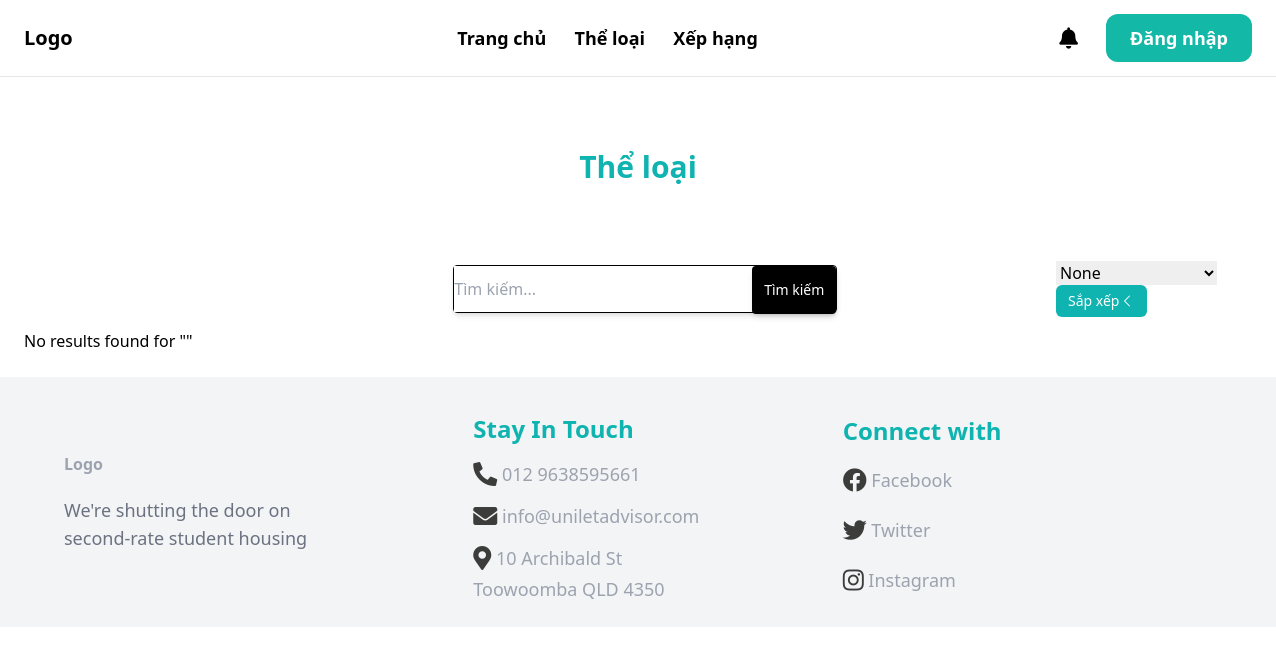
The page /boardgames/search/ on the database as committed earlier.
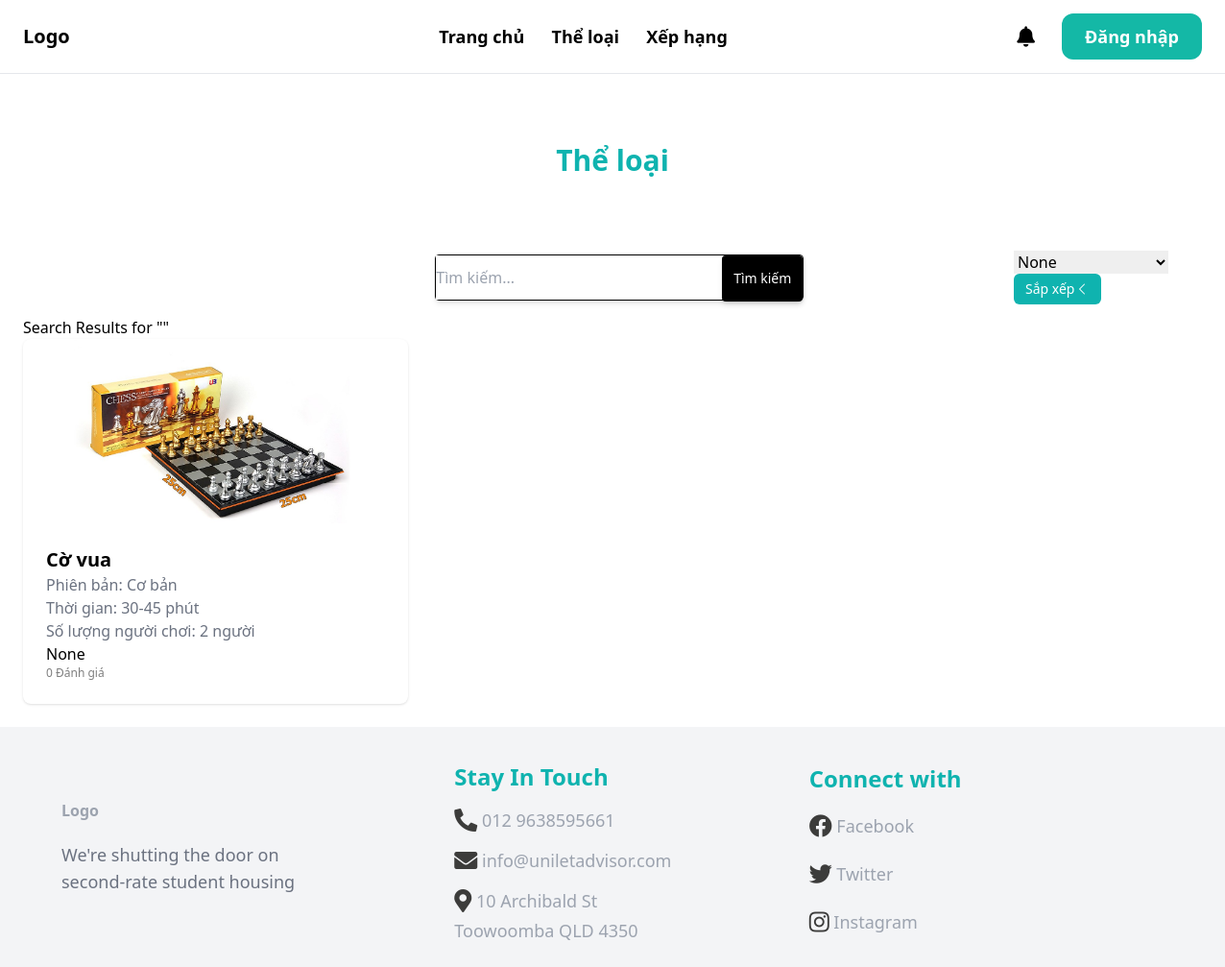
The same page on the database as committed later.
### boardgame/models.py (models this page shows, shortened)
class  Boardgame(models.Model):
    AGE_RATINGS = (
        ('G', 'Phổ biến'),
        ('7+', 'Trên 7 tuổi'),
        ('12+', 'Trên 12 tuổi'),
        ('16+', 'Trên 16 tuổi'),
        ('18+', 'Trên 18 tuổi'),
    )
    STATUS_BG = (
        ('out_of_stock', 'Boardgame này đã hết'),
        ('stocking', 'Boardgame này vẫn còn'),
    )
    bgid = ShortUUIDField(unique=True, primary_key=True, prefix="bg", alphabet='1234567890', length=2, max_length=6)
    user = models.ForeignKey(User, on_delete=models.SET_NULL, null=True)
    date = models.DateTimeField(default=timezone.now)
    category= models.ForeignKey(Category, on_delete=models.SET_NULL, null=True)
    version = models.ForeignKey(Version, on_delete=models.SET_NULL, null=True)
    title = models.CharField(max_length=100)
    image = models.ImageField(upload_to="user_directory_path")
    description = models.TextField(null=True, blank=True, default="This is the boardgame")
    rule = models.TextField(null=True, blank=True, default="This is rule for boardgame")
    age_rating = models.CharField(choices=AGE_RATINGS, max_length=5, default="G")
    people = models.IntegerField()
    play_time = models.IntegerField()
    price = models.DecimalField(max_digits=99999999999999, decimal_places=2)
    author = models.ForeignKey(Author, on_delete=models.SET_NULL, null=True, blank=True)
    producer = models.ForeignKey(Producer, on_delete=models.SET_NULL, null=True, blank=True)
    publication_year = models.IntegerField(default="2000")
    boardgame_status = models.CharField(choices=STATUS_BG, max_length=20, default="out_of_stock")
    in_stock = models.PositiveIntegerField(default=0)
    order = models.PositiveIntegerField(default=0)
    rental = models.PositiveIntegerField(default=0)
    total = models.PositiveIntegerField(default=0)
    class Meta:
        verbose_name_plural = "Boardgame"
    def get_average_rating(self):
        return self.reviews.aggregate(avg_rating=Avg('rating'))['avg_rating']

class Version(models.Model):
    title = models.CharField(max_length=100, default=None)
    vid = ShortUUIDField(unique=True, primary_key=True, prefix="ver", alphabet='1234567890', length=2, max_length=6)
    description = models.TextField(null=True, blank=True)
    class Meta:
        verbose_name_plural = 'Version'
    def __str__(self):
        return self.title

### boardgame/views.py (the view)
# urls.py: path('search/', views.search_view, name='search'),
def search_view(request):
    if request.method == 'GET':
        query = request.GET.get('query', '')
        sort_by = request.GET.get('sort_by', '')
        boardgames = search_boardgames(query)
        if sort_by:
            boardgames = sort_boardgames(boardgames, sort_by)
        context = {
            'boardgames': boardgames,
            'query': query,
            'sort_by': sort_by,
        }
        return render(request, 'boardgame/search.html', context)

### boardgame/views.py (called while the page is built)
def search_boardgames(query):
    boardgames = Boardgame.objects.filter(title__icontains=query)
    return boardgames

### templates/boardgame/search.html (shortened to what this page needs)
{% extends 'core/base.html' %}
{% block content %}
    <div class="text-center pt-12 text-3xl font-bold text-[#0FB3AF]">Thể loại</div>
    <h1 class="text-left pt-6 text-xl font-medium text-[#0FB3AF] px-48 pb-4">{{ category.name }}</h1>
    <div class="mt-6 ml-80 w-4/5 flex justify-around items-center">
        <div class="flex justify-center">
            <form action="{% url 'boardgame:search' %}" method="GET">
                <div class="mt-4 flex justify-between flex border border-black w-96 h-12 rounded mb-4 shadow-md ">
                    <input type="text" name="q" placeholder="Tìm kiếm...">
                    <button type="submit"
                        class="bg-black hover:bg-[#0FB3AFCC] rounded shadow-md  px-3 text-sm h-12 text-white">
                        Tìm kiếm
                    </button>
                </div>
            </form>
        </div>
        <div>
            <form action="{% url 'boardgame:search' %}" method="GET">
                <select name="sort_by" id="sort_by">
                  <option value="">None</option>
                </select>
                <button type="submit"
                    class="bg-[#0FB3AF] hover:bg-[#0FB3AFCC] flex justify-center flex items-center rounded-md px-3 text-sm text-white h-8">
                    Sắp xếp
                    <svg xmlns="http://www.w3.org/2000/svg" viewBox="0 0 24 24" fill="white" class="w-4 h-4">
                        <path fill-rule="evenodd"
                            d="M7.72 12.53a.75.75 0 010-1.06l7.5-7.5a.75.75 0 111.06 1.06L9.31 12l6.97 6.97a.75.75 0 11-1.06 1.06l-7.5-7.5z"
                            clip-rule="evenodd" />
                </svg>
            </button>
            </form>
        </div>
    </div>
    {% if boardgames %}
        <h1>Search Results for "{{ query }}"</h1>
        <ul>
            <div class="grid grid-cols-3 gap-3 ">
                {% for boardgame in boardgames %}
                    <div class="shadow bg-[#ffffff] rounded-lg">
                        <a href="{% url "boardgame:detail" boardgame.bgid %}" class="boardgame-info">
                            <div>
                                <img src="{{ boardgame.image.url }}" class="rounded-t-lg object-contain max-h-48 w-full transition "
                                    sizes="100vw">
                            </div>
                            <div class="p-6 rounded-b-xl bg-white-100">
                                <h2 class="text-xl font-bold">{{ boardgame.title }}</h2>
                                <p class="text-gray-500">Phiên bản: {{ boardgame.version }}</p>
                                <p class="text-gray-500">Thời gian: {{ boardgame.play_time }} phút</p>
                                <p class="text-gray-500">Số lượng người chơi: {{ boardgame.people }} người</p>
                                {{boardgame.get_average_rating}}
                                <div class="font-thin text-[#7E7E7E] font-['Open Sans'] text-xs">
                                    {{boardgame.reviews.all.count}} Đánh giá
                                </div>
                            </div>
                        </a>
                    </div>
                {% endfor %}
                </div>
        </ul>
    {% else %}
        <h1>No results found for "{{ query }}"</h1>
    {% endif %}
{% endblock %}

Rows that differ between the two databases and show on the page:
added Boardgame: image (picture), title "Cờ vua", version "Cơ bản", play_time "30-45", people "2", get_average_rating "None", reviews.all.count "0"
Other text that changed with them:
text no longer shown: "No results found for \""
text now shown: "Search Results for \""
